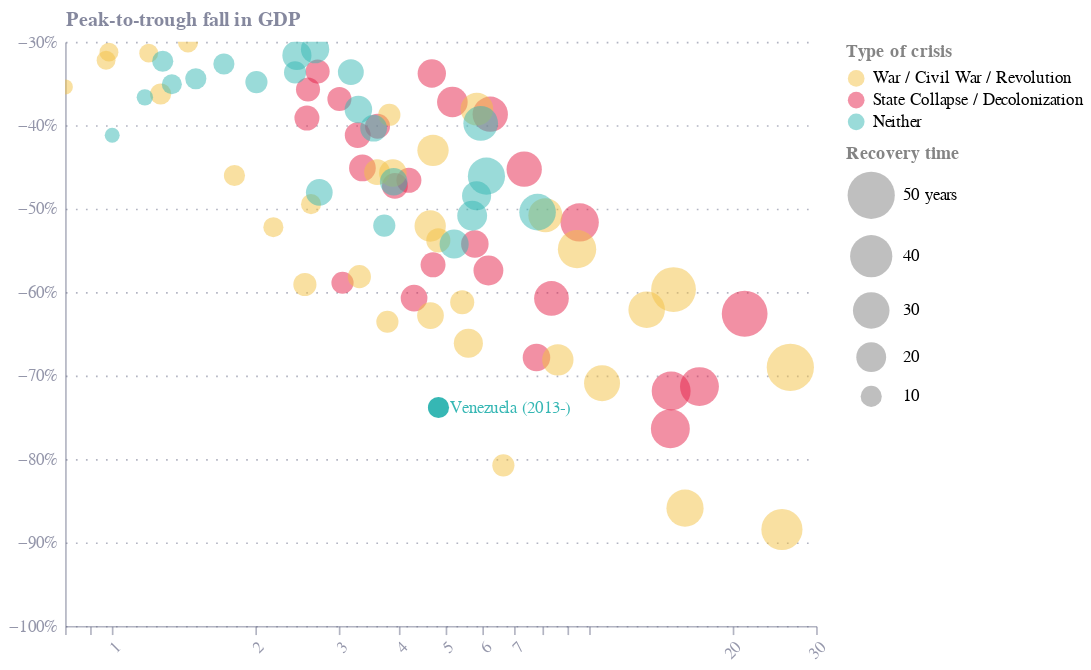

The notebook cell saved with this chart:
### Code cell
# The tab is "for_python"
# The x axis is "Area"
# The y-value for the three series are in columns E, F, G
# The size of the bubbles is column C or K (Recovery or duration) – they're the same thing

df = pd.read_excel("tent_collapses_crises_EO.xlsx", sheet_name="for_python")

# Country	Period	Recovery	Area	State Collapse / Decolonization	War / Civil War / Revolution	Neither	Min	start	end	duration
df = df.melt(
    id_vars=["Country", "Period", "Recovery", "Area", "Min","start", "end", "duration"],
    var_name="type",
).reset_index()


base = alt.Chart(df).add_selection(hover).encode(
    alt.X("Area:Q", axis=alt.Axis(labelAngle=-45), scale=alt.Scale(type="log", domain=[0.8,30])),
    alt.Y("value:Q", title="Peak-to-trough fall in GDP", 
          scale=alt.Scale(zero=False, domain=[-1, -0.3]),
          axis=alt.Axis(format="%")),
    alt.Size("Recovery:Q", scale=alt.Scale(range=[0.5, 800]), legend=alt.Legend(
        values=[50, 40, 30,20,10],
        titleColor="rgb(132,132,132)",
        labelExpr="datum.value == 50 ? '50 years' : datum.value",
        legendX=2,
        legendY=-75,
        title="Recovery time",
    )),
    color=alt.Color("type:N", legend=alt.Legend(title="Type of crisis",
                                                    values=["War / Civil War / Revolution", "State Collapse / Decolonization", "Neither"],
                                                    titleColor="rgb(132,132,132)",
                                                    ),
    ),
    tooltip=["Country", "start", "end", "duration", "type"],
)

bubbles = base.mark_circle(
    opacity=alt.expr("datum.Country == 'Venezuela' ? 1 : 0.5"),
).encode(
)

venuz_label = base.transform_filter(
    'datum.Country == "Venezuela"'
).mark_text(
    align="left",
    baseline="middle",
    dx=7,
    dy=0,
    fontSize=10,
    color="black",
    text=alt.expr("datum.Country + ' (' + datum.Period + ')'"),
).encode(
    size=alt.value(10),
)

chart = (bubbles + venuz_label).interactive().properties(
    width=450,
    height=350
)

chart.save("l76.json")
    

chart.interactive()

### Figure 1 — Vega-Lite specification as saved in the notebook (floating-point values rounded to 4 significant figures; data arrays with more than 128 entries replaced by an {"elided": "..."} marker saying what was removed)
{"config": {"font": "Circular Std", "mark": {"line": {"interpolate": "monotone"}}, "view": {"stroke": "transparent", "width": 400, "height": 300}, "range": {"category": ["#36B7B4", "#E6224B", "#F4C245", "#0063AF", "#00A767", "#179FDB", "#EB5C2E"], "diverging": ["#E6224B", "#E54753", "#C9C9C9", "#179FDB", "#122B39"], "heatmap": ["#C9C9C9", "#179FDB", "#0063AF", "#122B39"], "ordinal": ["#00A767", "#36B7B4", "#179FDB", "#0063AF", "#243B5A"]}, "axisX": {"domainColor": "#676A86", "domainOpacity": 0.5, "grid": false, "labelAngle": 0, "labelColor": "#676A86", "labelOpacity": 0.7, "orient": "bottom", "tickColor": "#676A86", "tickCount": 10, "tickOpacity": 0.5, "title": false, "titleAlign": "center", "titleAnchor": "middle", "titleColor": "#676A86", "titleFontSize": 12, "titleOpacity": 0.8, "titleY": -15}, "axisY": {"domainColor": "#676A86", "domainOpacity": 0.5, "gridColor": "#676A86", "gridDash": [1, 5], "gridOpacity": 0.5, "labelColor": "#676A86", "labelOpacity": 0.7, "labelPadding": 5, "tickColor": "#676A86", "tickCount": 8, "tickOpacity": 0.5, "ticks": false, "titleAlign": "left", "titleAngle": 0, "titleBaseline": "bottom", "titleColor": "#676A86", "titleFontSize": 12, "titleOpacity": 0.8, "titleX": 0, "titleY": -7}}, "layer": [{"mark": {"type": "circle", "opacity": {"expr": "datum.Country == 'Venezuela' ? 1 : 0.5"}}, "encoding": {"color": {"field": "type", "legend": {"title": "Type of crisis", "titleColor": "rgb(132,132,132)", "values": ["War / Civil War / Revolution", "State Collapse / Decolonization", "Neither"]}, "type": "nominal"}, "size": {"field": "Recovery", "legend": {"labelExpr": "datum.value == 50 ? '50 years' : datum.value", "legendX": 2, "legendY": -75, "title": "Recovery time", "titleColor": "rgb(132,132,132)", "values": [50, 40, 30, 20, 10]}, "scale": {"range": [0.5, 800]}, "type": "quantitative"}, "tooltip": [{"field": "Country", "type": "nominal"}, {"field": "start", "type": "quantitative"}, {"field": "end", "type": "quantitative"}, {"field": "duration", "type": "quantitative"}, {"field": "type", "type": "nominal"}], "x": {"axis": {"labelAngle": -45}, "field": "Area", "scale": {"domain": [0.8, 30], "type": "log"}, "type": "quantitative"}, "y": {"axis": {"format": "%"}, "field": "value", "scale": {"domain": [-1, -0.3], "zero": false}, "title": "Peak-to-trough fall in GDP", "type": "quantitative"}}, "name": "view_20"}, {"mark": {"type": "text", "align": "left", "baseline": "middle", "color": "black", "dx": 7, "dy": 0, "fontSize": 10, "text": {"expr": "datum.Country + ' (' + datum.Period + ')'"}}, "encoding": {"color": {"field": "type", "legend": {"title": "Type of crisis", "titleColor": "rgb(132,132,132)", "values": ["War / Civil War / Revolution", "State Collapse / Decolonization", "Neither"]}, "type": "nominal"}, "size": {"value": 10}, "tooltip": [{"field": "Country", "type": "nominal"}, {"field": "start", "type": "quantitative"}, {"field": "end", "type": "quantitative"}, {"field": "duration", "type": "quantitative"}, {"field": "type", "type": "nominal"}], "x": {"axis": {"labelAngle": -45}, "field": "Area", "scale": {"domain": [0.8, 30], "type": "log"}, "type": "quantitative"}, "y": {"axis": {"format": "%"}, "field": "value", "scale": {"domain": [-1, -0.3], "zero": false}, "title": "Peak-to-trough fall in GDP", "type": "quantitative"}}, "transform": [{"filter": "datum.Country == \"Venezuela\""}]}], "data": {"name": "data-d78614dce3bbd2ad7a76652c932f6fc0"}, "height": 350, "params": [{"name": "param_20", "select": {"type": "point", "clear": "mouseout", "fields": ["Country"], "nearest": false, "on": "mouseover"}, "views": ["view_20"]}, {"name": "param_29", "select": {"type": "interval", "encodings": ["x", "y"]}, "bind": "scales", "views": ["view_20"]}, {"name": "param_30", "select": {"type": "interval", "encodings": ["x", "y"]}, "bind": "scales", "views": ["view_20"]}], "width": 450, "$schema": "https://vega.github.io/schema/vega-lite/v5.8.0.json", "datasets": {"data-d78614dce3bbd2ad7a76652c932f6fc0": {"elided": "240 records"}}}
